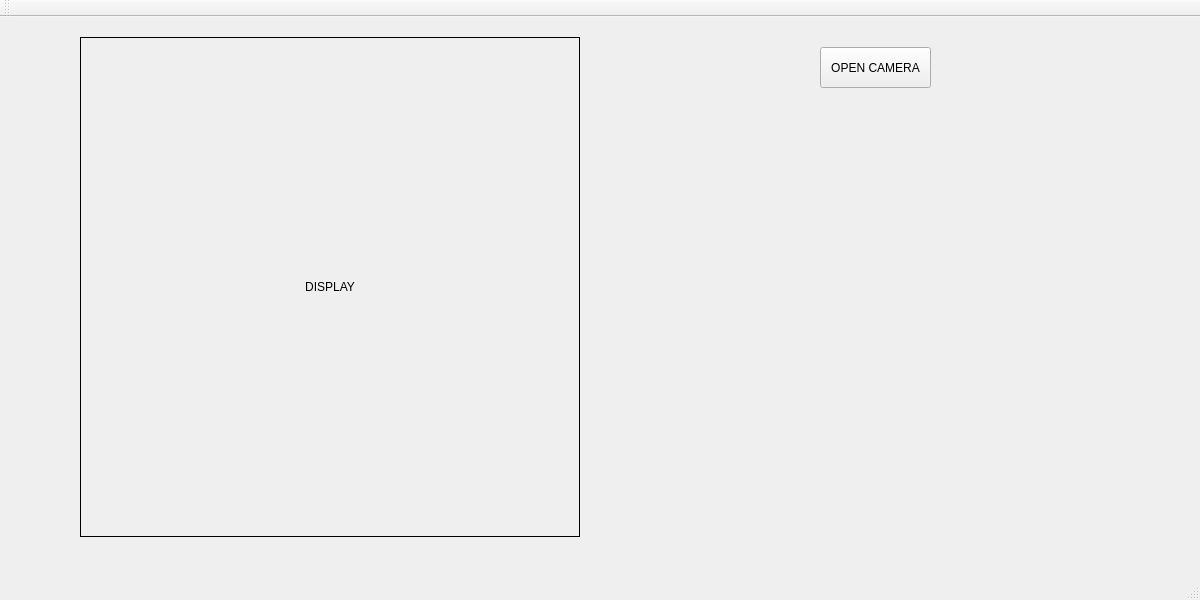
<?xml version="1.0" encoding="UTF-8"?>
<ui version="4.0">
 <class>MainWindow</class>
 <widget class="QMainWindow" name="MainWindow">
  <property name="geometry">
   <rect>
    <x>0</x>
    <y>0</y>
    <width>1200</width>
    <height>600</height>
   </rect>
  </property>
  <property name="windowTitle">
   <string>MainWindow</string>
  </property>
  <widget class="QWidget" name="centralWidget">
   <widget class="QLabel" name="display">
    <property name="geometry">
     <rect>
      <x>80</x>
      <y>20</y>
      <width>500</width>
      <height>500</height>
     </rect>
    </property>
    <property name="maximumSize">
     <size>
      <width>500</width>
      <height>500</height>
     </size>
    </property>
    <property name="autoFillBackground">
     <bool>true</bool>
    </property>
    <property name="frameShape">
     <enum>QFrame::Box</enum>
    </property>
    <property name="text">
     <string>DISPLAY</string>
    </property>
    <property name="textFormat">
     <enum>Qt::PlainText</enum>
    </property>
    <property name="alignment">
     <set>Qt::AlignCenter</set>
    </property>
   </widget>
   <widget class="QPushButton" name="openCamButton">
    <property name="geometry">
     <rect>
      <x>820</x>
      <y>30</y>
      <width>111</width>
      <height>41</height>
     </rect>
    </property>
    <property name="text">
     <string>OPEN CAMERA</string>
    </property>
   </widget>
  </widget>
  <widget class="QMenuBar" name="menuBar">
   <property name="geometry">
    <rect>
     <x>0</x>
     <y>0</y>
     <width>1200</width>
     <height>21</height>
    </rect>
   </property>
  </widget>
  <widget class="QToolBar" name="mainToolBar">
   <attribute name="toolBarArea">
    <enum>TopToolBarArea</enum>
   </attribute>
   <attribute name="toolBarBreak">
    <bool>false</bool>
   </attribute>
  </widget>
  <widget class="QStatusBar" name="statusBar"/>
 </widget>
 <layoutdefault spacing="6" margin="11"/>
 <resources/>
 <connections/>
</ui>
